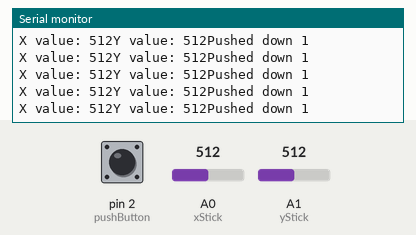
Recording of a sketch running on a simulated Arduino Uno, built with avr-gcc and run on an emulated ATmega328P. Parts: the last lines printed to the serial monitor. Inputs (shaded band) come from the test bench; at power-on: A0 (xStick) = 512, A1 (yStick) = 512, pin 2 (pushButton) HIGH.

Above: at 1.2 s.
1.3 s: A0 (xStick) set to 109
At 1.4 s:
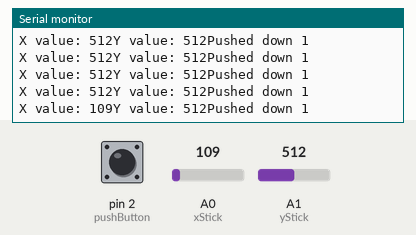
2.8 s: A0 (xStick) set to 89
At 2.86 s:
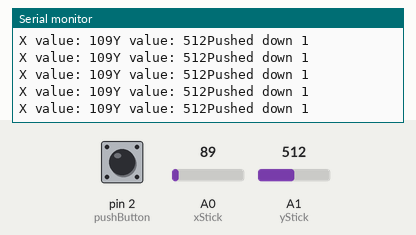
5.8 s: A1 (yStick) set to 11
At 6.7 s:
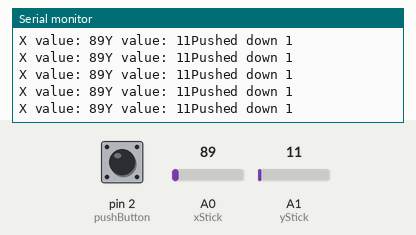
8.8 s: A1 (yStick) set to 8
At 9.7 s:
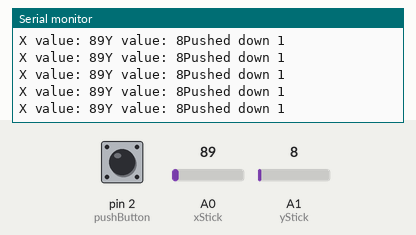
14.8 s: A1 (yStick) set to 93
At 15.5 s:
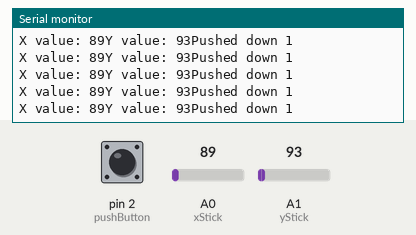
17.8 s: A1 (yStick) set to 105
At 18.3 s:
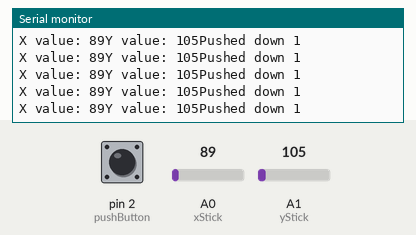
Timing chart, 0 to 20.3 s (numbered marks = the images above; inputs shaded):
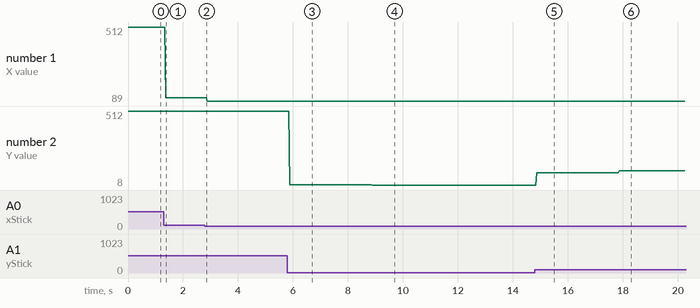

The sketch:

joystick.ino
```cpp
#define xStick A0
#define yStick A1
#define pushButton 2


void setup() {
  pinMode(pushButton, INPUT_PULLUP);
  // put your setup code here, to run once:
  Serial.begin(9600);
}

void loop() {
  // put your main code here, to run repeatedly:
  int X = analogRead(xStick);
  int Y = analogRead(yStick);
  int pushed = digitalRead(pushButton);
  Serial.println("X value: " + String(X)  + "Y value: " + String(Y) + "Pushed down " + String(pushed));
  delay (10);

}
```

Measured:
- after the input at 1.3 s, the serial monitor: prints a new line after 0.08 s (image 1)
- after the input at 5.8 s, the serial monitor: prints a new line after 0.08 s (image 3)
- after the input at 8.8 s, the serial monitor: prints a new line after 0.09 s (image 4)
- after the input at 14.8 s, the serial monitor: prints a new line after 0.08 s (image 5)
- after the input at 17.8 s, the serial monitor: prints a new line after 0.08 s (image 6)
- plotted number 1: 512 → 109 after the input at 1.3 s, 109 → 89 after the input at 2.8 s
- plotted number 2: 512 → 11 after the input at 5.8 s, 11 → 8 after the input at 8.8 s, 8 → 93 after the input at 14.8 s, 93 → 105 after the input at 17.8 s
